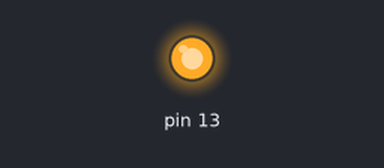
The sketch below on a simulated Arduino Uno, built with avr-gcc and run on an emulated ATmega328P. On the bench: output pins drawn as LEDs (lit = HIGH). What the sketch prints to the serial monitor is not drawn.

Above: at 0.1 s.
Timing chart, 0 to 1.6 s (numbered marks = the images above):
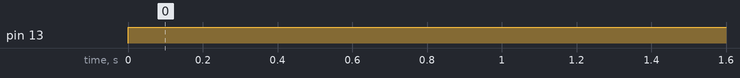

The sketch:

main.ino
```cpp
struct func{
  String cmd;
  void (*fn)();
};


void on();
void off();


func test[] = {
  { "ON",  on }, //command, name of function
  { "OFF", off},
};


void setup(){
  Serial.begin(115200);
  pinMode(13, OUTPUT);
  digitalWrite(13, LOW);

}


void loop(){
  String COMMAND = "ON";

  for(int i=0; i<2; i++){
    if(COMMAND == test[i].cmd)
	  test[i].fn();
  }
}

void on(){
  Serial.println("LED ON");
   digitalWrite(13, HIGH); // switch OFF LED
  }

void off(){
   Serial.println("LED OFF");
    digitalWrite(13, LOW); // switch OFF LED
  }
```

Measured:
- by itself, pin 13: LOW → HIGH at 0.00 s
